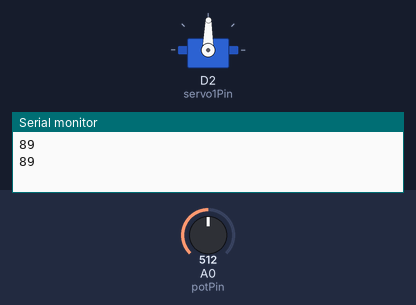
Recording of a sketch running on a simulated ESP8266 (NodeMCU). Parts: servo, the last lines printed to the serial monitor. The test bench sets the inputs (shaded band); at power-on: A0 (potPin) = 512.

Above: at 1.8 s.
1.9 s: A0 (potPin) set to 716
At 2.8 s:
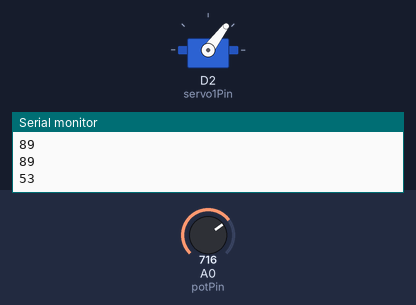
3.5 s: A0 (potPin) set to 900
At 4.4 s:
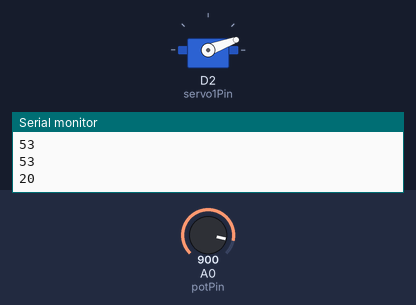
5.5 s: A0 (potPin) set to 1023
At 7.1 s:
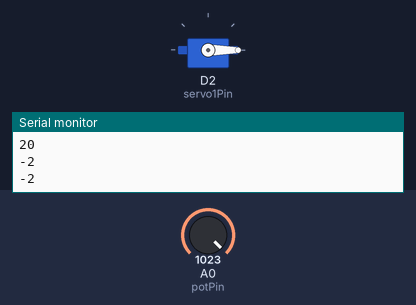
7.5 s: A0 (potPin) set to 306
At 8.6 s:
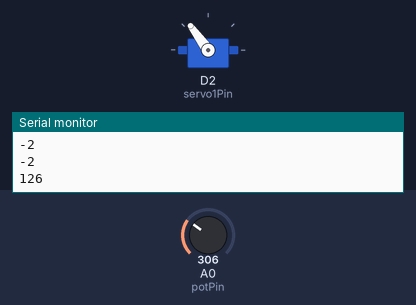
9.5 s: A0 (potPin) set to 122
At 11.2 s:
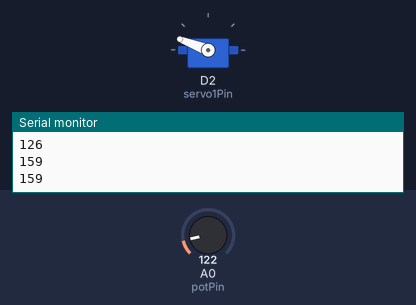
11.5 s: A0 (potPin) set to 511
At 12.9 s:
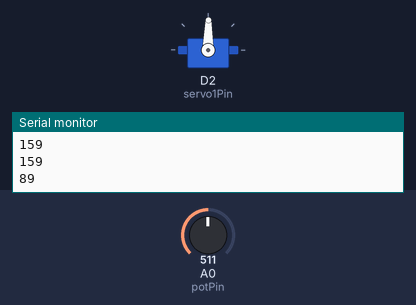
Timing chart, 0 to 14.5 s (numbered marks = the images above; inputs shaded):
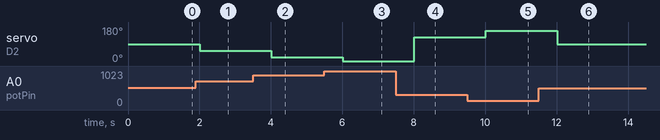

Measured:
- after the input at 1.9 s, servo on D2 (servo1Pin): 89° → 53° after 0.11 s
- after the input at 3.5 s, servo on D2 (servo1Pin): 53° → 20° after 0.51 s
- after the input at 5.5 s, servo on D2 (servo1Pin): 20° → 0° after 0.51 s
- after the input at 7.5 s, servo on D2 (servo1Pin): 0° → 126° after 0.51 s
- after the input at 9.5 s, servo on D2 (servo1Pin): 126° → 159° after 0.51 s
- after the input at 11.5 s, servo on D2 (servo1Pin): 159° → 89° after 0.51 s

The sketch:

NodeMCU_Servo_Control_Test.ino
```cpp
/***************************************************************************************************************
 *  Servo Control using NodeMCU ESP-12 Develop Kit V1.0
 *  Servo connected to NodeMCU pin D2

 *  Developed by MJRovai V.1 06 May 2017
 ********************************************************************************************************************************/
#define SW_VERSION "ServoCtrlTst_V.1"

/* NodeMCU */
#include <ESP8266WiFi.h>

/* Servo */
#define servo1Pin D2
#include <Servo.h>
Servo servo1;

/* potenciometer */
#define potPin A0

/* Initial pot reading and servo position set the position to neutral */
int PotReading = 1023/2;
int servo1Angle = 90;

void setup()
{
  Serial.begin(115200);
  delay(10);
  servo1.attach(servo1Pin);
}

void loop()
{
  PotReading = analogRead(potPin);                 // Read Analog data from potenciometer
  servo1Angle = map(PotReading, 3, 1010, 180, 0);  // Map the pot reading to an angle from 0 to 180
  servo1.write(servo1Angle);                       // Move the servo to a position
  Serial.println(servo1Angle);
  delay(1000);                                     // Delay to prevent errors
}
```
